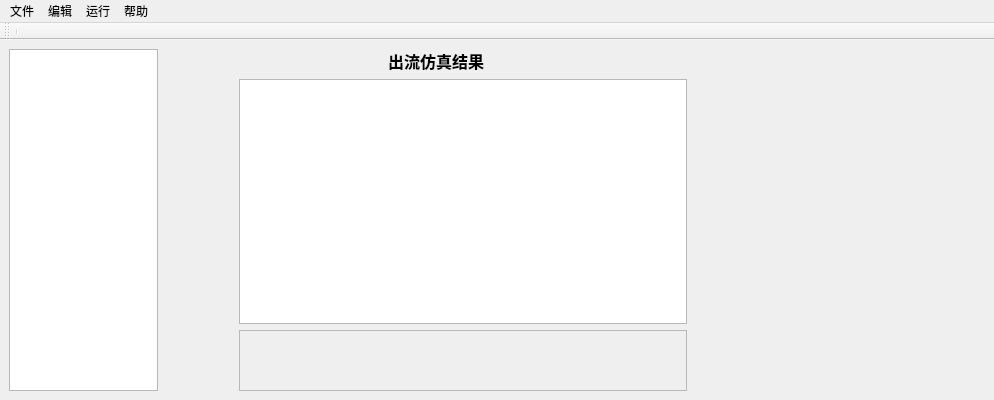
<?xml version="1.0" encoding="UTF-8"?>
<ui version="4.0">
 <class>MainWindow</class>
 <widget class="QMainWindow" name="MainWindow">
  <property name="geometry">
   <rect>
    <x>0</x>
    <y>0</y>
    <width>994</width>
    <height>400</height>
   </rect>
  </property>
  <property name="sizePolicy">
   <sizepolicy hsizetype="Preferred" vsizetype="Preferred">
    <horstretch>0</horstretch>
    <verstretch>0</verstretch>
   </sizepolicy>
  </property>
  <property name="windowTitle">
   <string>Sponge City</string>
  </property>
  <widget class="QWidget" name="centralwidget">
   <property name="sizePolicy">
    <sizepolicy hsizetype="MinimumExpanding" vsizetype="Minimum">
     <horstretch>0</horstretch>
     <verstretch>0</verstretch>
    </sizepolicy>
   </property>
   <property name="minimumSize">
    <size>
     <width>994</width>
     <height>0</height>
    </size>
   </property>
   <layout class="QHBoxLayout" name="horizontalLayout_2">
    <item>
     <layout class="QHBoxLayout" name="horizontalLayout" stretch="2,1,6,4">
      <item>
       <widget class="QListView" name="listView"/>
      </item>
      <item>
       <spacer name="horizontalSpacer_2">
        <property name="orientation">
         <enum>Qt::Horizontal</enum>
        </property>
        <property name="sizeHint" stdset="0">
         <size>
          <width>40</width>
          <height>20</height>
         </size>
        </property>
       </spacer>
      </item>
      <item>
       <layout class="QVBoxLayout" name="verticalLayout_2" stretch="1,4,1">
        <item>
         <layout class="QHBoxLayout" name="horizontalLayout_13" stretch="1,1,1">
          <item>
           <spacer name="horizontalSpacer_7">
            <property name="orientation">
             <enum>Qt::Horizontal</enum>
            </property>
            <property name="sizeType">
             <enum>QSizePolicy::Minimum</enum>
            </property>
            <property name="sizeHint" stdset="0">
             <size>
              <width>40</width>
              <height>20</height>
             </size>
            </property>
           </spacer>
          </item>
          <item>
           <widget class="QLabel" name="label_13">
            <property name="enabled">
             <bool>true</bool>
            </property>
            <property name="sizePolicy">
             <sizepolicy hsizetype="Preferred" vsizetype="Fixed">
              <horstretch>0</horstretch>
              <verstretch>0</verstretch>
             </sizepolicy>
            </property>
            <property name="text">
             <string>&lt;html&gt;&lt;head/&gt;&lt;body&gt;&lt;p&gt;&lt;span style=&quot; font-size:12pt; font-weight:600;&quot;&gt;出流仿真结果&lt;/span&gt;&lt;/p&gt;&lt;/body&gt;&lt;/html&gt;</string>
            </property>
           </widget>
          </item>
          <item>
           <spacer name="horizontalSpacer_8">
            <property name="orientation">
             <enum>Qt::Horizontal</enum>
            </property>
            <property name="sizeType">
             <enum>QSizePolicy::Minimum</enum>
            </property>
            <property name="sizeHint" stdset="0">
             <size>
              <width>40</width>
              <height>20</height>
             </size>
            </property>
           </spacer>
          </item>
         </layout>
        </item>
        <item>
         <widget class="QGraphicsView" name="green_roof_sim_curve">
          <property name="sizePolicy">
           <sizepolicy hsizetype="Preferred" vsizetype="Minimum">
            <horstretch>0</horstretch>
            <verstretch>0</verstretch>
           </sizepolicy>
          </property>
         </widget>
        </item>
        <item>
         <widget class="QFrame" name="frame">
          <property name="sizePolicy">
           <sizepolicy hsizetype="Preferred" vsizetype="Minimum">
            <horstretch>0</horstretch>
            <verstretch>0</verstretch>
           </sizepolicy>
          </property>
          <property name="frameShape">
           <enum>QFrame::StyledPanel</enum>
          </property>
          <property name="frameShadow">
           <enum>QFrame::Raised</enum>
          </property>
         </widget>
        </item>
       </layout>
      </item>
      <item>
       <spacer name="horizontalSpacer_3">
        <property name="orientation">
         <enum>Qt::Horizontal</enum>
        </property>
        <property name="sizeHint" stdset="0">
         <size>
          <width>40</width>
          <height>20</height>
         </size>
        </property>
       </spacer>
      </item>
     </layout>
    </item>
   </layout>
  </widget>
  <widget class="QMenuBar" name="menubar">
   <property name="geometry">
    <rect>
     <x>0</x>
     <y>0</y>
     <width>994</width>
     <height>22</height>
    </rect>
   </property>
   <widget class="QMenu" name="menu">
    <property name="title">
     <string>文件</string>
    </property>
    <widget class="QMenu" name="menu_5">
     <property name="title">
      <string>绿色屋顶</string>
     </property>
     <addaction name="action_open_observed_file"/>
     <addaction name="action_open_weather_file"/>
    </widget>
    <addaction name="separator"/>
    <addaction name="menu_5"/>
   </widget>
   <widget class="QMenu" name="menu_2">
    <property name="title">
     <string>编辑</string>
    </property>
   </widget>
   <widget class="QMenu" name="menu_3">
    <property name="title">
     <string>运行</string>
    </property>
    <widget class="QMenu" name="menusimulate">
     <property name="title">
      <string>仿真</string>
     </property>
     <addaction name="action_sim_green_roof"/>
    </widget>
    <widget class="QMenu" name="menusimulate_validate">
     <property name="title">
      <string>仿真和验证</string>
     </property>
     <addaction name="action_sim_and_val_green_roof"/>
    </widget>
    <addaction name="menusimulate"/>
    <addaction name="menusimulate_validate"/>
   </widget>
   <widget class="QMenu" name="menu_4">
    <property name="title">
     <string>帮助</string>
    </property>
   </widget>
   <addaction name="menu"/>
   <addaction name="menu_2"/>
   <addaction name="menu_3"/>
   <addaction name="menu_4"/>
  </widget>
  <widget class="QToolBar" name="toolBar">
   <property name="sizePolicy">
    <sizepolicy hsizetype="MinimumExpanding" vsizetype="Minimum">
     <horstretch>0</horstretch>
     <verstretch>0</verstretch>
    </sizepolicy>
   </property>
   <property name="windowTitle">
    <string>toolBar</string>
   </property>
   <attribute name="toolBarArea">
    <enum>TopToolBarArea</enum>
   </attribute>
   <attribute name="toolBarBreak">
    <bool>false</bool>
   </attribute>
   <addaction name="separator"/>
  </widget>
  <action name="action_openfile">
   <property name="text">
    <string>打开</string>
   </property>
  </action>
  <action name="action_sim_green_roof">
   <property name="text">
    <string>绿色屋顶</string>
   </property>
  </action>
  <action name="action_open_observed_file">
   <property name="text">
    <string>观测文件</string>
   </property>
  </action>
  <action name="action_open_weather_file">
   <property name="text">
    <string>气象文件</string>
   </property>
  </action>
  <action name="action_sim_and_val_green_roof">
   <property name="text">
    <string>绿色屋顶</string>
   </property>
  </action>
 </widget>
 <resources/>
 <connections/>
</ui>
